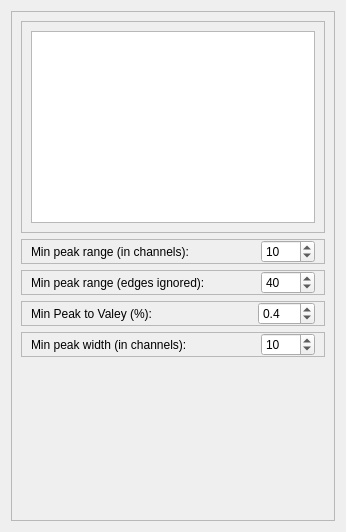
          <widget class="QWidget" name="page_config_peak_search">
           <property name="geometry">
            <rect>
             <x>0</x>
             <y>0</y>
             <width>346</width>
             <height>532</height>
            </rect>
           </property>
           <attribute name="label">
            <string>Configure Calibration Peak Search</string>
           </attribute>
           <layout class="QVBoxLayout" name="verticalLayout_7">
            <item>
             <widget class="QFrame" name="frame_8">
              <property name="sizePolicy">
               <sizepolicy hsizetype="Preferred" vsizetype="Preferred">
                <horstretch>0</horstretch>
                <verstretch>0</verstretch>
               </sizepolicy>
              </property>
              <property name="frameShape">
               <enum>QFrame::StyledPanel</enum>
              </property>
              <property name="frameShadow">
               <enum>QFrame::Raised</enum>
              </property>
              <layout class="QVBoxLayout" name="verticalLayout_6">
               <item>
                <widget class="QFrame" name="frame_13">
                 <property name="sizePolicy">
                  <sizepolicy hsizetype="Preferred" vsizetype="Preferred">
                   <horstretch>0</horstretch>
                   <verstretch>0</verstretch>
                  </sizepolicy>
                 </property>
                 <property name="frameShape">
                  <enum>QFrame::StyledPanel</enum>
                 </property>
                 <property name="frameShadow">
                  <enum>QFrame::Raised</enum>
                 </property>
                 <layout class="QHBoxLayout" name="horizontalLayout_12">
                  <item>
                   <widget class="QListWidget" name="list_peaks_2">
                    <property name="sizePolicy">
                     <sizepolicy hsizetype="Preferred" vsizetype="Preferred">
                      <horstretch>0</horstretch>
                      <verstretch>0</verstretch>
                     </sizepolicy>
                    </property>
                    <property name="minimumSize">
                     <size>
                      <width>8</width>
                      <height>0</height>
                     </size>
                    </property>
                    <property name="sizeIncrement">
                     <size>
                      <width>18</width>
                      <height>0</height>
                     </size>
                    </property>
                    <property name="baseSize">
                     <size>
                      <width>8</width>
                      <height>0</height>
                     </size>
                    </property>
                    <property name="statusTip">
                     <string extracomment="dsfdsfdfsfdsfdsffss"/>
                    </property>
                   </widget>
                  </item>
                 </layout>
                </widget>
               </item>
               <item>
                <widget class="QFrame" name="frame_9">
                 <property name="frameShape">
                  <enum>QFrame::StyledPanel</enum>
                 </property>
                 <property name="frameShadow">
                  <enum>QFrame::Raised</enum>
                 </property>
                 <layout class="QHBoxLayout" name="horizontalLayout_8">
                  <property name="topMargin">
                   <number>0</number>
                  </property>
                  <property name="bottomMargin">
                   <number>0</number>
                  </property>
                  <item>
                   <widget class="QLabel" name="label_5">
                    <property name="text">
                     <string>Min peak range (in channels):</string>
                    </property>
                    <property name="wordWrap">
                     <bool>true</bool>
                    </property>
                   </widget>
                  </item>
                  <item>
                   <widget class="QSpinBox" name="spinBox_minPeakRange_2">
                    <property name="sizePolicy">
                     <sizepolicy hsizetype="Maximum" vsizetype="Fixed">
                      <horstretch>0</horstretch>
                      <verstretch>0</verstretch>
                     </sizepolicy>
                    </property>
                    <property name="maximum">
                     <number>2000</number>
                    </property>
                    <property name="value">
                     <number>10</number>
                    </property>
                   </widget>
                  </item>
                 </layout>
                </widget>
               </item>
               <item>
                <widget class="QFrame" name="frame_10">
                 <property name="frameShape">
                  <enum>QFrame::StyledPanel</enum>
                 </property>
                 <property name="frameShadow">
                  <enum>QFrame::Raised</enum>
                 </property>
                 <layout class="QHBoxLayout" name="horizontalLayout_9">
                  <property name="topMargin">
                   <number>0</number>
                  </property>
                  <property name="bottomMargin">
                   <number>0</number>
                  </property>
                  <item>
                   <widget class="QLabel" name="label_6">
                    <property name="text">
                     <string>Min peak range (edges ignored):</string>
                    </property>
                    <property name="wordWrap">
                     <bool>true</bool>
                    </property>
                   </widget>
                  </item>
                  <item>
                   <widget class="QSpinBox" name="spinBox_minPeakRangeNoEdge_2">
                    <property name="sizePolicy">
                     <sizepolicy hsizetype="Maximum" vsizetype="Fixed">
                      <horstretch>0</horstretch>
                      <verstretch>0</verstretch>
                     </sizepolicy>
                    </property>
                    <property name="maximum">
                     <number>2000</number>
                    </property>
                    <property name="value">
                     <number>40</number>
                    </property>
                   </widget>
                  </item>
                 </layout>
                </widget>
               </item>
               <item>
                <widget class="QFrame" name="frame_11">
                 <property name="frameShape">
                  <enum>QFrame::StyledPanel</enum>
                 </property>
                 <property name="frameShadow">
                  <enum>QFrame::Raised</enum>
                 </property>
                 <layout class="QHBoxLayout" name="horizontalLayout_10">
                  <property name="topMargin">
                   <number>0</number>
                  </property>
                  <property name="bottomMargin">
                   <number>0</number>
                  </property>
                  <item>
                   <widget class="QLabel" name="label_7">
                    <property name="sizePolicy">
                     <sizepolicy hsizetype="Preferred" vsizetype="Preferred">
                      <horstretch>0</horstretch>
                      <verstretch>0</verstretch>
                     </sizepolicy>
                    </property>
                    <property name="text">
                     <string>Min Peak to Valey (%):</string>
                    </property>
                    <property name="wordWrap">
                     <bool>true</bool>
                    </property>
                   </widget>
                  </item>
                  <item>
                   <widget class="QDoubleSpinBox" name="spinBox_minPeakToValey_2">
                    <property name="sizePolicy">
                     <sizepolicy hsizetype="Maximum" vsizetype="Fixed">
                      <horstretch>0</horstretch>
                      <verstretch>0</verstretch>
                     </sizepolicy>
                    </property>
                    <property name="decimals">
                     <number>1</number>
                    </property>
                    <property name="singleStep">
                     <double>0.100000000000000</double>
                    </property>
                    <property name="value">
                     <double>0.400000000000000</double>
                    </property>
                   </widget>
                  </item>
                 </layout>
                </widget>
               </item>
               <item>
                <widget class="QFrame" name="frame_12">
                 <property name="frameShape">
                  <enum>QFrame::StyledPanel</enum>
                 </property>
                 <property name="frameShadow">
                  <enum>QFrame::Raised</enum>
                 </property>
                 <layout class="QHBoxLayout" name="horizontalLayout_11">
                  <property name="topMargin">
                   <number>0</number>
                  </property>
                  <property name="bottomMargin">
                   <number>0</number>
                  </property>
                  <item>
                   <widget class="QLabel" name="label_8">
                    <property name="text">
                     <string>Min peak width (in channels):</string>
                    </property>
                    <property name="wordWrap">
                     <bool>true</bool>
                    </property>
                   </widget>
                  </item>
                  <item>
                   <widget class="QSpinBox" name="spinBox_minPeakWidth_2">
                    <property name="sizePolicy">
                     <sizepolicy hsizetype="Maximum" vsizetype="Fixed">
                      <horstretch>0</horstretch>
                      <verstretch>0</verstretch>
                     </sizepolicy>
                    </property>
                    <property name="maximum">
                     <number>2000</number>
                    </property>
                    <property name="value">
                     <number>10</number>
                    </property>
                   </widget>
                  </item>
                 </layout>
                </widget>
               </item>
               <item>
                <spacer name="verticalSpacer_3">
                 <property name="orientation">
                  <enum>Qt::Vertical</enum>
                 </property>
                 <property name="sizeHint" stdset="0">
                  <size>
                   <width>20</width>
                   <height>40</height>
                  </size>
                 </property>
                </spacer>
               </item>
              </layout>
             </widget>
            </item>
           </layout>
          </widget>
